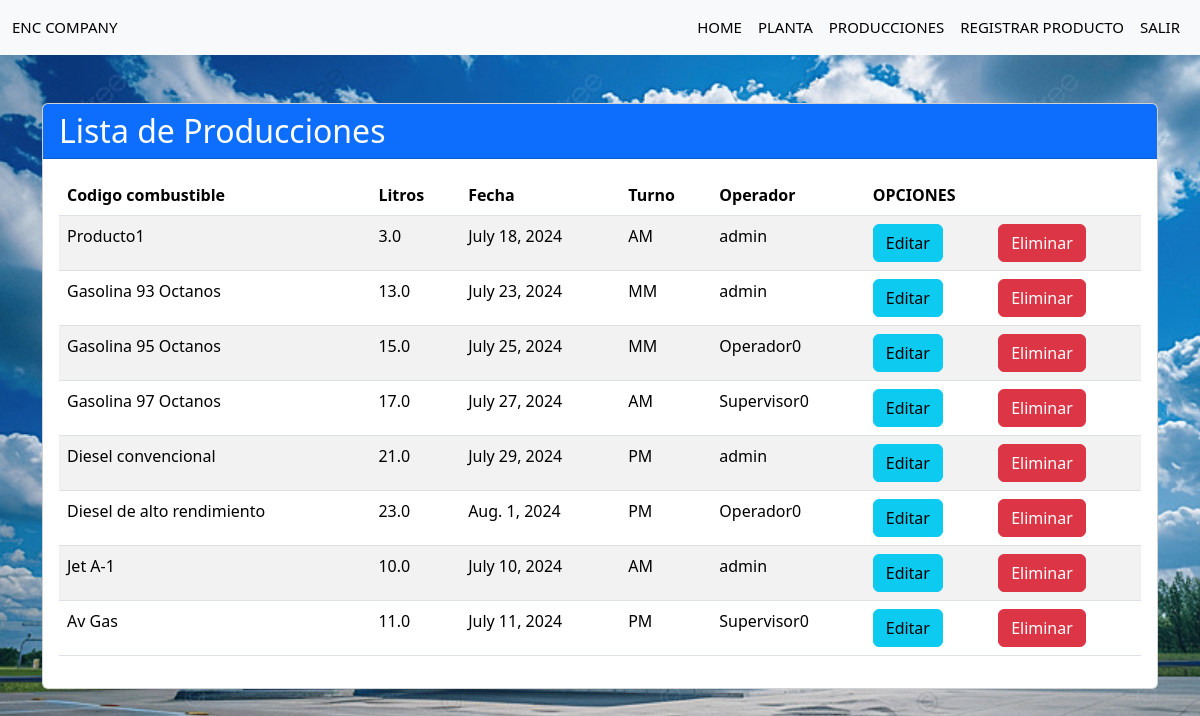
Screenshot of /producciones/ (signed in) with the database file from the repository.
### proyectos/models.py (models this page shows, shortened)
class RegistroProduccion(models.Model):
    TURNOS=[
        ('AM','MAÑANA'),
        ('PM','TARDE'),
        ('MM','NOCHE'),
    ]
    codigo_combustible= models.ForeignKey(Producto, on_delete=models.CASCADE)
    litros_producidos= models.FloatField()
    fecha_produccion= models.DateField()
    turno= models.CharField(max_length=2, choices=TURNOS)
    hora_registro= models.DateTimeField(auto_now_add=True)
    operador=models.ForeignKey(User, on_delete=models.CASCADE)

class Producto(models.Model):
    codigo= models.CharField(max_length=3, unique=True)
    nombre= models.CharField(max_length=100)
    planta= models.ForeignKey(Planta, on_delete=models.CASCADE)#crea una clave foranea
    def __str__ (self):
        return self.nombre

### proyectos/views.py (the view)
# urls.py: path('producciones/', views.producciones, name="producciones"),
@login_required
def producciones(request):
    titulo = "Lista de Producciones"
    producciones = RegistroProduccion.objects.all()
    return render(request, 'producciones.html', {
        'producciones': producciones,
        'titulo': titulo,
        })

### proyectos/templates/producciones.html
{% extends "base.html" %}
{% block content %}
<div class="container mt-5">
    <div class="card">
        <div class="card-header bg-primary text-white">
            <h2 class="mb-0">{% block titulo %}{{titulo}}{% endblock %}</h2>
        </div>
        <div class="card-body">
            <div class="table-responsive">
                <table class="table table-striped table-hover">
                    <thead class="thead-dark">
                        <tr>
                            <th>Codigo combustible</th>
                            <th>Litros</th>
                            <th>Fecha</th>
                            <th>Turno</th>
                            <th>Operador</th>
                            <th colspan="2">OPCIONES</th>
                        </tr>
                    </thead>
                    <tbody>
                        {% for p in producciones %}
                        <tr>
                            <td>{{ p.codigo_combustible }}</td>
                            <td>{{ p.litros_producidos }}</td>
                            <td>{{ p.fecha_produccion }}</td>
                            <td>{{ p.turno }}</td>
                            <td>{{ p.operador }}</td>
                            <td><a href="{% url 'editar_produccion' p.id %}" class="btn btn-info">Editar</a></td>
                            <td><a href="{% url 'eliminar_produccion' p.id %}" class="btn btn-danger">Eliminar</a></td>
                        </tr>
                        {% endfor %}
                    </tbody>
                </table>
            </div>
        </div>
    </div>
</div>
{% endblock %}

### proyectos/templates/base.html (shortened to what this page needs)
{% load static %}
<!doctype html>
<html lang="en">
  <head>
    <link href="https://cdn.jsdelivr.net/npm/bootstrap@5.3.3/dist/css/bootstrap.min.css" rel="stylesheet">
    <link rel="stylesheet" href="{% static 'css/estilitos.css' %}">
  </head>
<body>
  <div class="background-container">
  </div>
    <nav class="navbar navbar-expand-lg bg-body-tertiary">
        <div class="container-fluid">
          <a class="navbar-brand" href="#"><span class="text warning">ENC</span> Company</a>
          <div class="collapse navbar-collapse" id="navbarNavAltMarkup">
            <ul class="navbar-nav ms-auto mb-2 mb-lg-0">
              <li class="nav-item"><a class="nav-link active" href="{% url 'home' %}">Home</a></li>
              <li class="nav-item"><a class="nav-link active" href="#">Planta</a></li>
              <li class="nav-item"><a class="nav-link active" href="{% url 'producciones' %}">Producciones</a></li>
              <li class="nav-item"><a class="nav-link active" href="{% url 'registrar_produccion' %}">Registrar producto</a></li>
              {% if request.user.is_authenticated %}
              <li class="nav-item"><a class="nav-link active" href="{% url 'exit' %}">salir</a></li>
                {% else %}
                <li class="nav-item"><a class="nav-link active" href="{% url 'login' %}">Ingresar</a></li>
              {% endif %}
            </ul>
          </div>
        </div>
      </nav>
      <div class="row">
        <div class="col">
          {% block content %}
          {% endblock content %}
        </div>
      </div>
</body>
</html>

### proyectos/static/css/estilitos.css (style rules this page uses)
* { margin:0; padding:0; }
body { background-color: rgb(173, 173, 211); }
.background-container { position: absolute; top: 0; left: 0; width: 100%; height: 100%; z-index: -1; overflow: hidden; }
.navbar a { font-size: 15px; text-transform: uppercase; font-weight: 500; }

### rows the page displays
RegistroProduccion: codigo_combustible "Producto1", litros_producidos "3.0", fecha_produccion "July 18, 2024", turno "AM", operador "admin"
RegistroProduccion: codigo_combustible "Gasolina 93 Octanos", litros_producidos "13.0", fecha_produccion "July 23, 2024", turno "MM", operador "admin"
RegistroProduccion: codigo_combustible "Gasolina 95 Octanos", litros_producidos "15.0", fecha_produccion "July 25, 2024", turno "MM", operador "Operador0"
RegistroProduccion: codigo_combustible "Gasolina 97 Octanos", litros_producidos "17.0", fecha_produccion "July 27, 2024", turno "AM", operador "Supervisor0"
RegistroProduccion: codigo_combustible "Diesel convencional", litros_producidos "21.0", fecha_produccion "July 29, 2024", turno "PM", operador "admin"
RegistroProduccion: codigo_combustible "Diesel de alto rendimiento", litros_producidos "23.0", fecha_produccion "Aug. 1, 2024", turno "PM", operador "Operador0"
RegistroProduccion: codigo_combustible "Jet A-1", litros_producidos "10.0", fecha_produccion "July 10, 2024", turno "AM", operador "admin"
RegistroProduccion: codigo_combustible "Av Gas", litros_producidos "11.0", fecha_produccion "July 11, 2024", turno "PM", operador "Supervisor0"

### other values shown
{{ titulo }} "Lista de Producciones"
